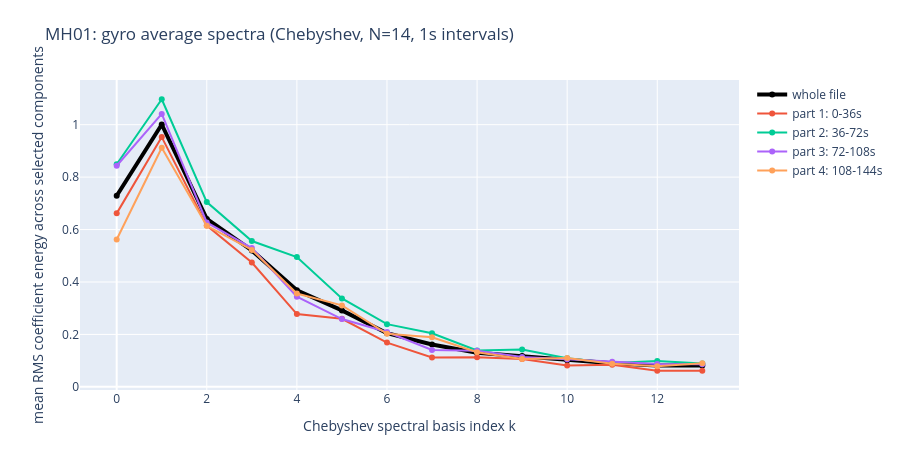
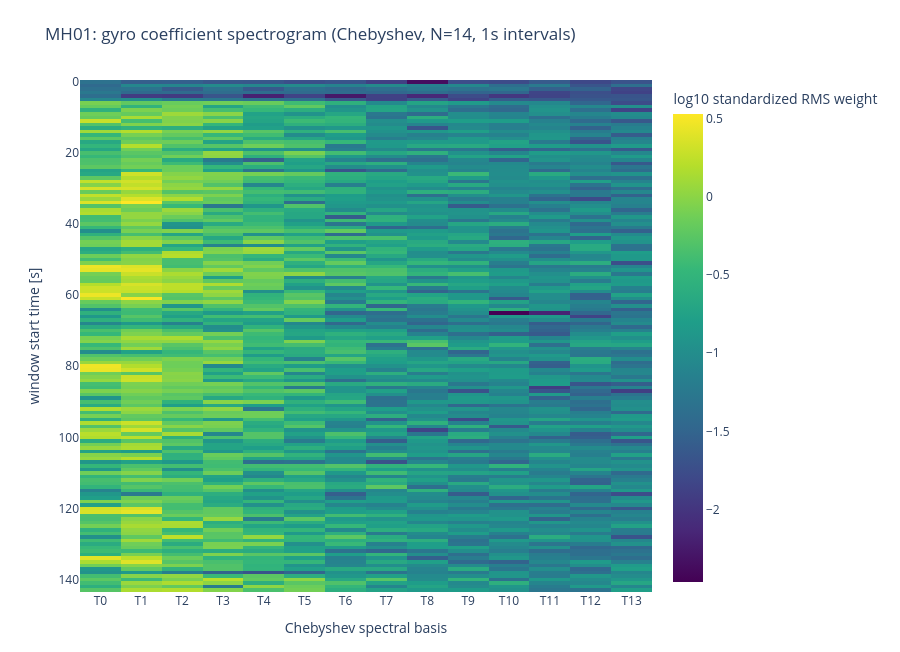
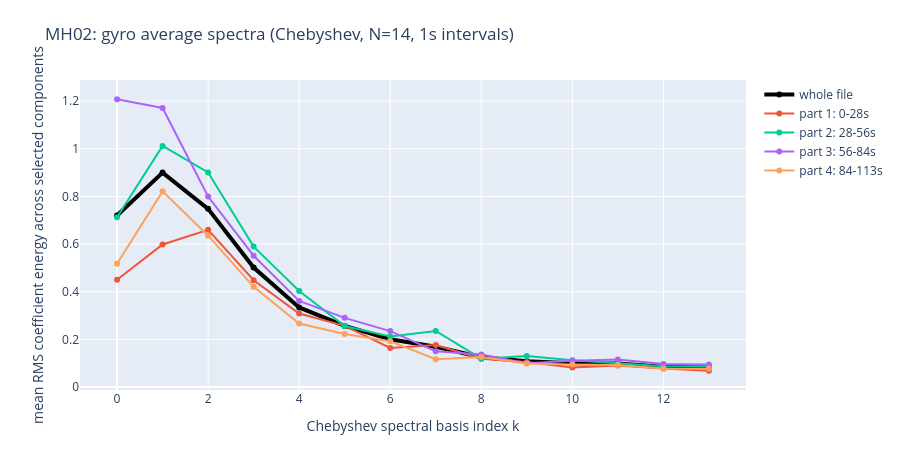
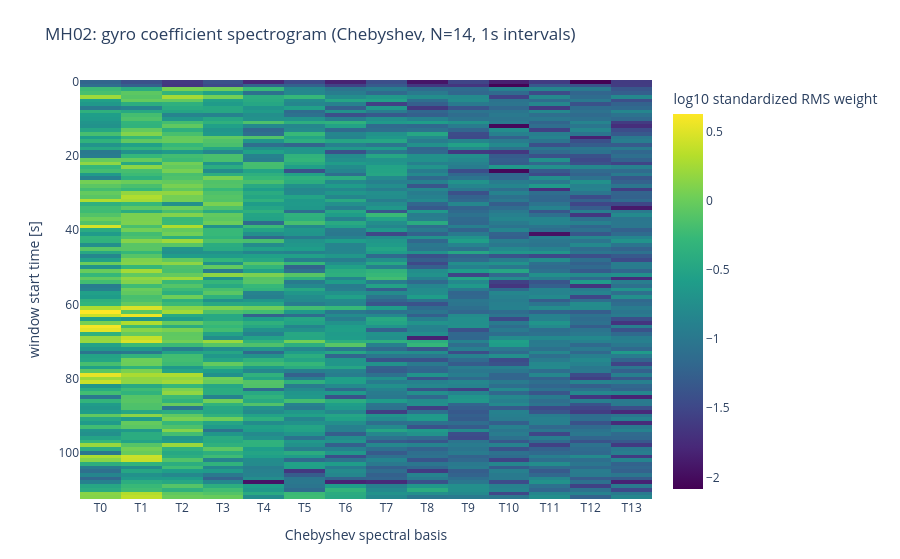

The cell these charts' notebook holds for them, in order:
### Markdown cell above
## Average Spectra and Coefficient Spectrograms

Each dataset is shown with a summary table, its average spectra, and its `window_count x N` coefficient spectrogram. The spectrogram time axis is reversed so time 0 appears at the top.

### Code cell
for dataset, result in results.items():
    display(spectrogram.summary_table(result))

    average_figure = spectrogram.plot_average_spectra(
        result,
        part_count=PART_COUNT,
    )
    average_figure.update_layout(
        title=(
            f"{dataset}: {SIGNAL_GROUP} average spectra "
            f"({result.basis_name}, N={result.N}, "
            f"{result.window_seconds:g}s intervals)"
        )
    )
    average_figure.show()

    spectrogram_figure = spectrogram.plot_coefficient_spectrogram(result)
    spectrogram_figure.update_layout(
        title=(
            f"{dataset}: {SIGNAL_GROUP} coefficient spectrogram "
            f"({result.basis_name}, N={result.N}, "
            f"{result.window_seconds:g}s intervals)"
        )
    )
    spectrogram_figure.show()

### Figure 1 — Plotly figure (JSON) as saved in the notebook; plotly's stock layout.template omitted (floating-point values rounded to 4 significant figures)
{"data": [{"line": {"color": "black", "width": 4}, "mode": "lines+markers", "name": "whole file", "type": "scatter", "x": [0, 1, 2, 3, 4, 5, 6, 7, 8, 9, 10, 11, 12, 13], "y": [0.729, 1.001, 0.6403, 0.5205, 0.3681, 0.2915, 0.2047, 0.1615, 0.1302, 0.1172, 0.1013, 0.08971, 0.08143, 0.08176]}, {"mode": "lines+markers", "name": "part 1: 0-36s", "type": "scatter", "x": [0, 1, 2, 3, 4, 5, 6, 7, 8, 9, 10, 11, 12, 13], "y": [0.6617, 0.9526, 0.615, 0.4742, 0.2776, 0.2596, 0.1687, 0.1117, 0.1124, 0.1062, 0.08125, 0.08459, 0.06139, 0.06174]}, {"mode": "lines+markers", "name": "part 2: 36-72s", "type": "scatter", "x": [0, 1, 2, 3, 4, 5, 6, 7, 8, 9, 10, 11, 12, 13], "y": [0.8489, 1.097, 0.7048, 0.5561, 0.4951, 0.3372, 0.239, 0.2043, 0.1388, 0.1427, 0.109, 0.09059, 0.09835, 0.08901]}, {"mode": "lines+markers", "name": "part 3: 72-108s", "type": "scatter", "x": [0, 1, 2, 3, 4, 5, 6, 7, 8, 9, 10, 11, 12, 13], "y": [0.8434, 1.041, 0.6271, 0.5293, 0.3437, 0.2585, 0.209, 0.1407, 0.1377, 0.1142, 0.1049, 0.09592, 0.08753, 0.08631]}, {"mode": "lines+markers", "name": "part 4: 108-144s", "type": "scatter", "x": [0, 1, 2, 3, 4, 5, 6, 7, 8, 9, 10, 11, 12, 13], "y": [0.5621, 0.9118, 0.6143, 0.5224, 0.3558, 0.3106, 0.2021, 0.1892, 0.1317, 0.1059, 0.1099, 0.08773, 0.07846, 0.09001]}], "layout": {"height": 450, "margin": {"b": 60, "l": 80, "r": 40, "t": 80}, "title": {"text": "MH01: gyro average spectra (Chebyshev, N=14, 1s intervals)"}, "xaxis": {"title": {"text": "Chebyshev spectral basis index k"}}, "yaxis": {"title": {"text": "mean RMS coefficient energy across selected components"}}}}

### Figure 2 — Plotly figure (JSON) as saved in the notebook; plotly's stock layout.template omitted (floating-point values rounded to 4 significant figures; data arrays with more than 128 entries replaced by an {"elided": "..."} marker saying what was removed)
{"data": [{"colorbar": {"title": {"text": "log10 standardized RMS weight"}}, "colorscale": [[0, "#440154"], [0.1111, "#482878"], [0.2222, "#3e4989"], [0.3333, "#31688e"], [0.4444, "#26828e"], [0.5556, "#1f9e89"], [0.6667, "#35b779"], [0.7778, "#6ece58"], [0.8889, "#b5de2b"], [1, "#fde725"]], "type": "heatmap", "x": ["T0", "T1", "T2", "T3", "T4", "T5", "T6", "T7", "T8", "T9", "T10", "T11", "T12", "T13"], "y": {"elided": "144 float values"}, "z": {"elided": "144x14 float values"}}], "layout": {"height": 652, "margin": {"b": 60, "l": 80, "r": 40, "t": 80}, "title": {"text": "MH01: gyro coefficient spectrogram (Chebyshev, N=14, 1s intervals)"}, "xaxis": {"title": {"text": "Chebyshev spectral basis"}}, "yaxis": {"autorange": "reversed", "title": {"text": "window start time [s]"}}}}

### Figure 3 — Plotly figure (JSON) as saved in the notebook; plotly's stock layout.template omitted (floating-point values rounded to 4 significant figures)
{"data": [{"line": {"color": "black", "width": 4}, "mode": "lines+markers", "name": "whole file", "type": "scatter", "x": [0, 1, 2, 3, 4, 5, 6, 7, 8, 9, 10, 11, 12, 13], "y": [0.7201, 0.9, 0.7479, 0.5016, 0.3343, 0.2563, 0.2009, 0.1692, 0.125, 0.1085, 0.1, 0.09933, 0.085, 0.0816]}, {"mode": "lines+markers", "name": "part 1: 0-28s", "type": "scatter", "x": [0, 1, 2, 3, 4, 5, 6, 7, 8, 9, 10, 11, 12, 13], "y": [0.4501, 0.5984, 0.6598, 0.4483, 0.3083, 0.2568, 0.1643, 0.1767, 0.1193, 0.1051, 0.08167, 0.09054, 0.07825, 0.06841]}, {"mode": "lines+markers", "name": "part 2: 28-56s", "type": "scatter", "x": [0, 1, 2, 3, 4, 5, 6, 7, 8, 9, 10, 11, 12, 13], "y": [0.7124, 1.012, 0.9009, 0.5894, 0.4033, 0.2563, 0.2125, 0.2354, 0.1189, 0.1306, 0.113, 0.09933, 0.08753, 0.0863]}, {"mode": "lines+markers", "name": "part 3: 56-84s", "type": "scatter", "x": [0, 1, 2, 3, 4, 5, 6, 7, 8, 9, 10, 11, 12, 13], "y": [1.208, 1.171, 0.7998, 0.5512, 0.3612, 0.2903, 0.2347, 0.1499, 0.1362, 0.09955, 0.1108, 0.1151, 0.09704, 0.09497]}, {"mode": "lines+markers", "name": "part 4: 84-113s", "type": "scatter", "x": [0, 1, 2, 3, 4, 5, 6, 7, 8, 9, 10, 11, 12, 13], "y": [0.5173, 0.8213, 0.6352, 0.4204, 0.2667, 0.2231, 0.1923, 0.1168, 0.1257, 0.09927, 0.0949, 0.09259, 0.07743, 0.07687]}], "layout": {"height": 450, "margin": {"b": 60, "l": 80, "r": 40, "t": 80}, "title": {"text": "MH02: gyro average spectra (Chebyshev, N=14, 1s intervals)"}, "xaxis": {"title": {"text": "Chebyshev spectral basis index k"}}, "yaxis": {"title": {"text": "mean RMS coefficient energy across selected components"}}}}

### Figure 4 — Plotly figure (JSON) as saved in the notebook; plotly's stock layout.template omitted (floating-point values rounded to 4 significant figures; data arrays with more than 128 entries replaced by an {"elided": "..."} marker saying what was removed)
{"data": [{"colorbar": {"title": {"text": "log10 standardized RMS weight"}}, "colorscale": [[0, "#440154"], [0.1111, "#482878"], [0.2222, "#3e4989"], [0.3333, "#31688e"], [0.4444, "#26828e"], [0.5556, "#1f9e89"], [0.6667, "#35b779"], [0.7778, "#6ece58"], [0.8889, "#b5de2b"], [1, "#fde725"]], "type": "heatmap", "x": ["T0", "T1", "T2", "T3", "T4", "T5", "T6", "T7", "T8", "T9", "T10", "T11", "T12", "T13"], "y": [0.0, 1.0, 2.0, 3.0, 4.0, 5.0, 6.0, 7.0, 8.0, 9.0, 10.0, 11.0, 12.0, 13.0, 14.0, 15.0, 16.0, 17.0, 18.0, 19.0, 20.0, 21.0, 22.0, 23.0, 24.0, 25.0, 26.0, 27.0, 28.0, 29.0, 30.0, 31.0, 32.0, 33.0, 34.0, 35.0, 36.0, 37.0, 38.0, 39.0, 40.0, 41.0, 42.0, 43.0, 44.0, 45.0, 46.0, 47.0, 48.0, 49.0, 50.0, 51.0, 52.0, 53.0, 54.0, 55.0, 56.0, 57.0, 58.0, 59.0, 60.0, 61.0, 62.0, 63.0, 64.0, 65.0, 66.0, 67.0, 68.0, 69.0, 70.0, 71.0, 72.0, 73.0, 74.0, 75.0, 76.0, 77.0, 78.0, 79.0, 80.0, 81.0, 82.0, 83.0, 84.0, 85.0, 86.0, 87.0, 88.0, 89.0, 90.0, 91.0, 92.0, 93.0, 94.0, 95.0, 96.0, 97.0, 98.0, 99.0, 100.0, 101.0, 102.0, 103.0, 104.0, 105.0, 106.0, 107.0, 108.0, 109.0, 110.0, 111.0, 112.0], "z": {"elided": "113x14 float values"}}], "layout": {"height": 559, "margin": {"b": 60, "l": 80, "r": 40, "t": 80}, "title": {"text": "MH02: gyro coefficient spectrogram (Chebyshev, N=14, 1s intervals)"}, "xaxis": {"title": {"text": "Chebyshev spectral basis"}}, "yaxis": {"autorange": "reversed", "title": {"text": "window start time [s]"}}}}
